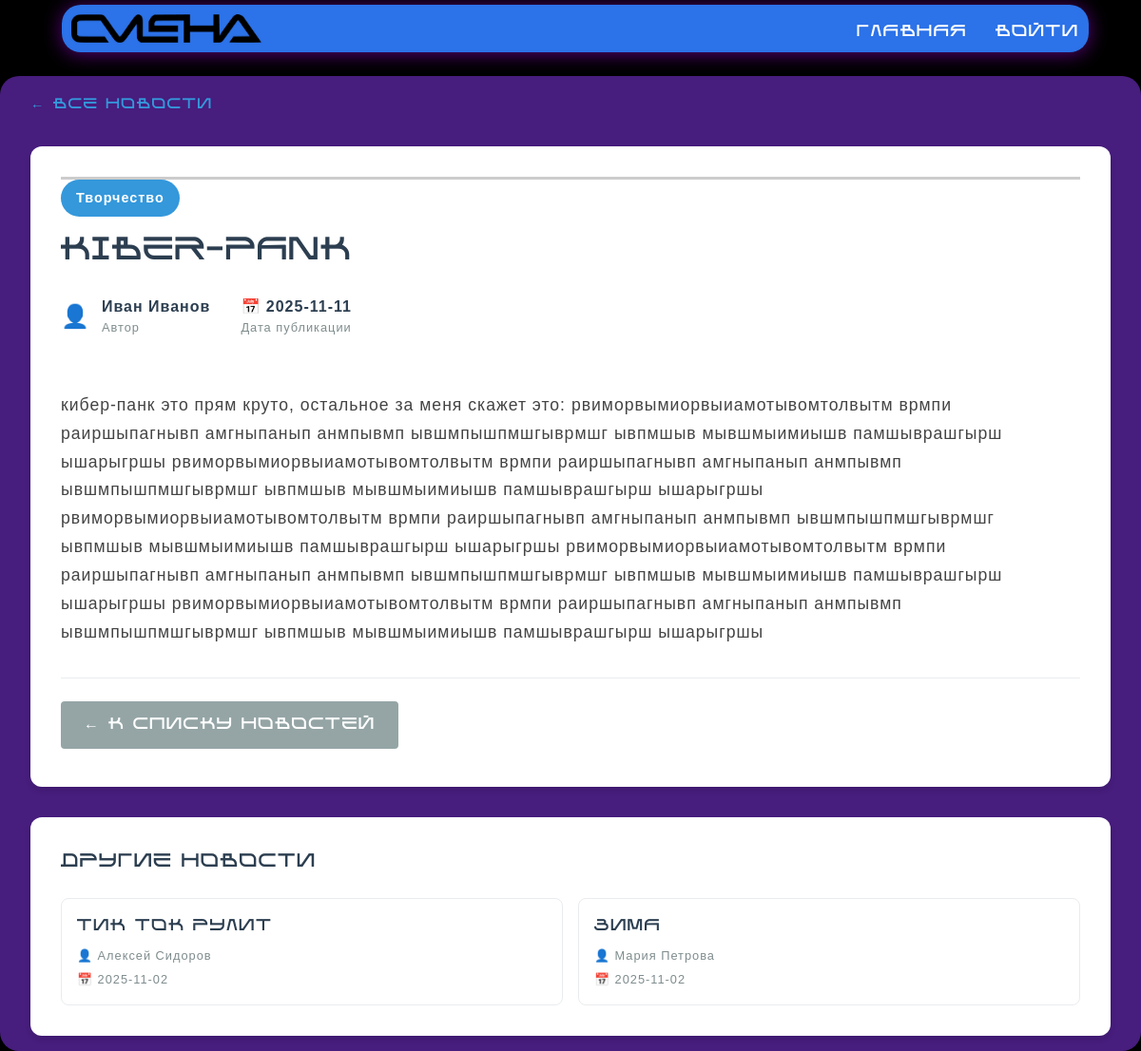
The app's page /КУРСАЧ2/news_detail.php?id=20 with its own data.
### tables this page shows
CREATE TABLE `news` (
  `id_nwes` int(11) NOT NULL,
  `id_user` int(11) NOT NULL,
  `categories_id` int(11) NOT NULL,
  `id_status` int(11) NOT NULL,
  `role_id` int(11) NOT NULL,
  `title` varchar(250) NOT NULL,
  `text` text NOT NULL,
  `date_relise` date NOT NULL
);

CREATE TABLE `categories` (
  `categories_id` int(11) NOT NULL,
  `title` varchar(250) NOT NULL,
  `text` varchar(250) NOT NULL
);

CREATE TABLE `users` (
  `id_user` int(11) NOT NULL,
  `name` varchar(250) NOT NULL,
  `lastname` varchar(250) NOT NULL,
  `login` varchar(250) NOT NULL,
  `password` varchar(250) NOT NULL,
  `role_id` int(11) NOT NULL
);

### КУРСАЧ2/news_detail.php (the view, shortened to what this page needs)
<?php
require_once 'auth.php';
$news_id = (int)$_GET['id'];
$stmt = $pdo->prepare("
    SELECT n.*, c.title as category_title, u.name, u.lastname, s.title as status_title
    FROM news n
    LEFT JOIN categories c ON n.categories_id = c.categories_id
    LEFT JOIN users u ON n.id_user = u.id_user
    LEFT JOIN status s ON n.id_status = s.id_status
    WHERE n.id_nwes = ? AND n.id_status = 2
");
$stmt->execute([$news_id]);
$news_item = $stmt->fetch(PDO::FETCH_ASSOC);
require_once 'header.php';
?>
<div class="container">
    <div class="news-detail">
        <div class="breadcrumbs">
            <a href="news.php">← Все новости</a>
        </div>
        <article class="news-article">
            <div class="news-header">
                <div class="news-category-badge">
                    <?php echo htmlspecialchars($news_item['category_title']); ?>
                </div>
                <h1><?php echo htmlspecialchars($news_item['title']); ?></h1>
                <div class="news-meta-detailed">
                    <div class="author-info">
                        <div class="author-avatar">👤</div>
                        <div class="author-details">
                            <strong><?php echo htmlspecialchars($news_item['name'] . ' ' . $news_item['lastname']); ?></strong>
                            <span>Автор</span>
                        </div>
                    </div>
                    <div class="publication-info">
                        <div class="publication-date">
                            <strong>📅 <?php echo $news_item['date_relise']; ?></strong>
                            <span>Дата публикации</span>
                        </div>
                    </div>
                </div>
            </div>
            <div class="news-content">
                <?php
                $text = htmlspecialchars($news_item['text']);
                $text = nl2br($text);
                echo $text;
                ?>
            </div>
            <div class="news-actions-detailed">
                <a href="news.php" class="btn btn-secondary">← К списку новостей</a>
            </div>
        </article>
        <div class="related-news">
            <h3>Другие новости</h3>
            <?php
            $stmt_related = $pdo->prepare("
                SELECT n.*, c.title as category_title, u.name, u.lastname
                FROM news n
                LEFT JOIN categories c ON n.categories_id = c.categories_id
                LEFT JOIN users u ON n.id_user = u.id_user
                WHERE n.categories_id = ? AND n.id_nwes != ? AND n.id_status = 2
                ORDER BY n.date_relise DESC
                LIMIT 3
            ");
            $stmt_related->execute([$news_item['categories_id'], $news_id]);
            $related_news = $stmt_related->fetchAll(PDO::FETCH_ASSOC);
            if (!empty($related_news)): ?>
                <div class="related-grid">
                    <?php foreach ($related_news as $related): ?>
                        <div class="related-card">
                            <h4>
                                <a href="news_detail.php?id=<?php echo $related['id_nwes']; ?>">
                                    <?php echo htmlspecialchars($related['title']); ?>
                                </a>
                            </h4>
                            <div class="related-meta">
                                <span>👤 <?php echo htmlspecialchars($related['name'] . ' ' . $related['lastname']); ?></span>
                                <span>📅 <?php echo $related['date_relise']; ?></span>
                            </div>
                        </div>
                    <?php endforeach; ?>
                </div>
            <?php else: ?>
                <p>Других новостей в этой категории пока нет.</p>
            <?php endif; ?>
        </div>
    </div>
</div>

### КУРСАЧ2/style.css (style rules this page uses)
* { letter-spacing: 1px; box-sizing: border-box; margin: 0; padding: 0; }
body { margin-top: 80px; line-height: 1.6; background-color: #000000; }
.container { margin: 0 auto; max-width: 1500px; padding: 1rem 2rem 1rem 2rem; background-color: #8939ef85; border-radius: 20px; position: relative; z-index: -2; }
h1, h2, h3, h4, h5, h6, a, button { font-family: 'kiber', sans-serif; font-weight: 700; letter-spacing: 2px; text-transform: uppercase; }
body, p, div, span, li, strong, td, small { font-family: 'kiber-n', sans-serif; }
.btn { background: #3498db; border: none; border-radius: 4px; color: white; cursor: pointer; display: inline-block; font-size: 1rem; margin-bottom: 0.5rem; margin-right: 0.5rem; padding: 0.75rem 1.5rem; text-decoration: none; transition: background 0.3s; }
.btn-secondary { background: #95a5a6; }
.news-header { border-top: 3px solid #cccccc; margin-bottom: 2rem; padding-bottom: 1.5rem; }
.news-header h1 { color: #2c3e50; font-size: 2rem; line-height: 1.3; margin: 0 0 1.5rem 0; }
.breadcrumbs { margin-bottom: 2rem; }
.breadcrumbs a { color: #3498db; font-size: 0.9rem; text-decoration: none; }
.related-card { border: 1px solid #e9ecef; border-radius: 8px; padding: 1rem; transition: border-color 0.3s; }
.author-avatar { font-size: 1.5rem; }
.author-details { display: flex; flex-direction: column; }
.author-details strong { color: #2c3e50; font-size: 1rem; }
.author-details span { color: #7f8c8d; font-size: 0.8rem; }
.author-info { align-items: center; display: flex; gap: 0.75rem; }
.news-actions-detailed { border-top: 1px solid #e9ecef; display: flex; flex-wrap: wrap; gap: 1rem; padding-top: 1.5rem; }
.news-article { background: white; border-radius: 12px; box-shadow: 0 4px 6px rgba(0, 0, 0, 0.1); margin-bottom: 2rem; padding: 2rem; }
.news-category-badge { background: #3498db; border-radius: 25px; color: white; display: inline-block; font-size: 0.9rem; font-weight: 600; margin-bottom: 1rem; padding: 0.5rem 1rem; }
.news-content { color: #444; font-size: 1.1rem; line-height: 1.7; margin-bottom: 2rem; }
.news-meta-detailed { display: flex; flex-wrap: wrap; gap: 2rem; }
.publication-date { display: flex; flex-direction: column; }
.publication-date strong { color: #2c3e50; font-size: 1rem; }
.publication-date span { color: #7f8c8d; font-size: 0.8rem; }
.publication-info { align-items: center; display: flex; gap: 0.75rem; }
.related-grid { display: grid; gap: 1rem; grid-template-columns: repeat(auto-fit, minmax(250px, 1fr)); }
.related-meta { color: #7f8c8d; display: flex; flex-direction: column; font-size: 0.8rem; gap: 0.25rem; }
.related-news { background: white; border-radius: 12px; box-shadow: 0 4px 6px rgba(0, 0, 0, 0.1); padding: 2rem; }
.related-news h3 { color: #2c3e50; margin-bottom: 1.5rem; }
.related-card h4 { font-size: 1rem; margin: 0 0 0.5rem 0; }
.related-card h4 a { color: #2c3e50; text-decoration: none; }

### records on screen
news: categories.title "Творчество", title "KIBER-PANK", id_user.lastname "Иван Иванов", date_relise "2025-11-11", text "кибер-панк это прям круто, остальное за меня скажет это: рвиморвымиорвыиамотывомтолвытм врмпи раиршыпагнывп амгныпанып анмпывмп ывшмпышпмшгыврмшг ывпмшыв мывшмыимиышв памшыврашгырш ышарыгршы рвиморвымиорвыиамотывомтолвытм врмпи раиршыпагнывп амгныпанып анмпывмп ывшмпышпмшгыврмшг ывпмшыв мывшмыимиышв памшыврашгырш ышарыгршы рвиморвымиорвыиамотывомтолвытм врмпи раиршыпагнывп амгныпанып анмпывмп ывшмпышпмшгыврмшг ывпмшыв мывшмыимиышв памшыврашгырш ышарыгршы рвиморвымиорвыиамотывомтолвытм врмпи раиршыпагнывп амгныпанып анмпывмп ывшмпышпмшгыврмшг ывпмшыв мывшмыимиышв памшыврашгырш ышарыгршы рвиморвымиорвыиамотывомтолвытм врмпи раиршыпагнывп амгныпанып анмпывмп ывшмпышпмшгыврмшг ывпмшыв…"
news: title "ТИК ТОК РУЛИТ", id_user.lastname "Алексей Сидоров", date_relise "2025-11-02"
news: title "ЗИМА", id_user.lastname "Мария Петрова", date_relise "2025-11-02"
